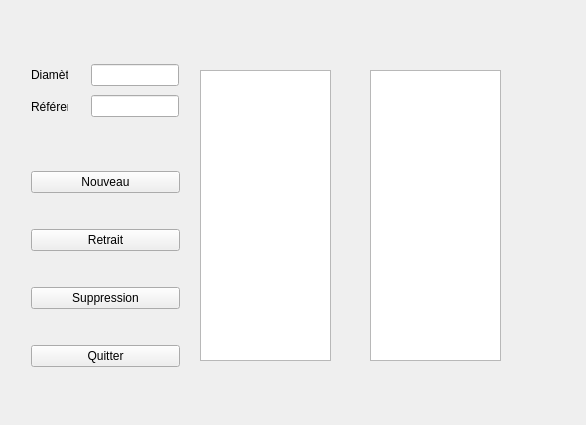
<?xml version="1.0" encoding="UTF-8"?>
<ui version="4.0">
 <class>Widget</class>
 <widget class="QWidget" name="Widget">
  <property name="geometry">
   <rect>
    <x>0</x>
    <y>0</y>
    <width>586</width>
    <height>425</height>
   </rect>
  </property>
  <property name="windowTitle">
   <string>Widget</string>
  </property>
  <widget class="QListWidget" name="listWidgetRouleauxEnStock">
   <property name="geometry">
    <rect>
     <x>200</x>
     <y>70</y>
     <width>131</width>
     <height>291</height>
    </rect>
   </property>
  </widget>
  <widget class="QListWidget" name="listWidgetRouleauxRetenus">
   <property name="geometry">
    <rect>
     <x>370</x>
     <y>70</y>
     <width>131</width>
     <height>291</height>
    </rect>
   </property>
  </widget>
  <widget class="QWidget" name="layoutWidget">
   <property name="geometry">
    <rect>
     <x>20</x>
     <y>130</y>
     <width>171</width>
     <height>281</height>
    </rect>
   </property>
   <layout class="QVBoxLayout" name="verticalLayout">
    <item>
     <widget class="QPushButton" name="pushButtonNouveau">
      <property name="text">
       <string>Nouveau</string>
      </property>
     </widget>
    </item>
    <item>
     <widget class="QPushButton" name="pushButtonRetrait">
      <property name="text">
       <string>Retrait</string>
      </property>
     </widget>
    </item>
    <item>
     <widget class="QPushButton" name="pushButtonSuppression">
      <property name="text">
       <string>Suppression</string>
      </property>
     </widget>
    </item>
    <item>
     <widget class="QPushButton" name="pushButtonQuitter">
      <property name="text">
       <string>Quitter</string>
      </property>
     </widget>
    </item>
   </layout>
  </widget>
  <widget class="QWidget" name="layoutWidget">
   <property name="geometry">
    <rect>
     <x>20</x>
     <y>50</y>
     <width>59</width>
     <height>81</height>
    </rect>
   </property>
   <layout class="QVBoxLayout" name="verticalLayout_2">
    <item>
     <widget class="QLabel" name="labelDiametre">
      <property name="text">
       <string>Diamètre</string>
      </property>
     </widget>
    </item>
    <item>
     <widget class="QLabel" name="labelReference">
      <property name="text">
       <string>Référence</string>
      </property>
     </widget>
    </item>
   </layout>
  </widget>
  <widget class="QWidget" name="layoutWidget">
   <property name="geometry">
    <rect>
     <x>80</x>
     <y>50</y>
     <width>110</width>
     <height>81</height>
    </rect>
   </property>
   <layout class="QVBoxLayout" name="verticalLayout_3">
    <item>
     <widget class="QLineEdit" name="lineEdit"/>
    </item>
    <item>
     <widget class="QLineEdit" name="lineEdit_2"/>
    </item>
   </layout>
  </widget>
  <widget class="QWidget" name="layoutWidget">
   <property name="geometry">
    <rect>
     <x>200</x>
     <y>50</y>
     <width>341</width>
     <height>20</height>
    </rect>
   </property>
   <layout class="QHBoxLayout" name="horizontalLayout">
    <item>
     <widget class="QLabel" name="labelRouleauxEnStock">
      <property name="text">
       <string>Rouleaux en stock</string>
      </property>
     </widget>
    </item>
    <item>
     <widget class="QLabel" name="labelRouleauxRetenus">
      <property name="text">
       <string>Rouleaux retenus</string>
      </property>
     </widget>
    </item>
   </layout>
  </widget>
 </widget>
 <layoutdefault spacing="6" margin="11"/>
 <resources/>
 <connections>
  <connection>
   <sender>pushButtonQuitter</sender>
   <signal>clicked()</signal>
   <receiver>Widget</receiver>
   <slot>close()</slot>
   <hints>
    <hint type="sourcelabel">
     <x>107</x>
     <y>364</y>
    </hint>
    <hint type="destinationlabel">
     <x>229</x>
     <y>391</y>
    </hint>
   </hints>
  </connection>
 </connections>
</ui>
